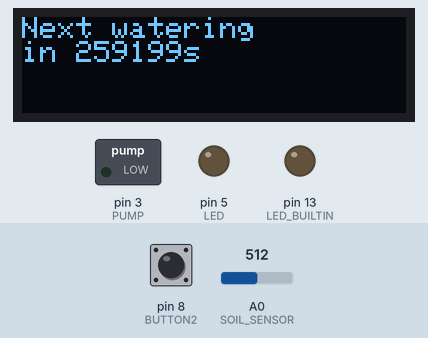
Bench run of a sketch on a simulated Arduino Uno, built with avr-gcc and run on an emulated ATmega328P. On the bench: 128×32 one-colour display, switched loads named in the sketch (green lamp = pin HIGH), output pins drawn as LEDs (lit = HIGH). The inputs (shaded band) are chosen by the test bench; at power-on: pin 8 (BUTTON2) LOW, A0 (SOIL_SENSOR) = 512. The local clock reads 2024-03-15 10:24:30 at power-on unless the sketch sets it; EEPROM starts erased.

Above: at 4.2 s.
4.3 s: pin 8 (BUTTON2) pulled HIGH for 0.15 s
At 4.9 s:
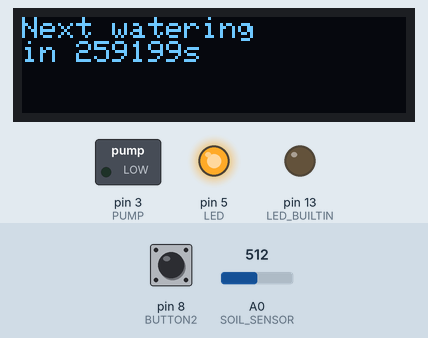
6.8 s: A0 (SOIL_SENSOR) set to 536
At 7.8 s:
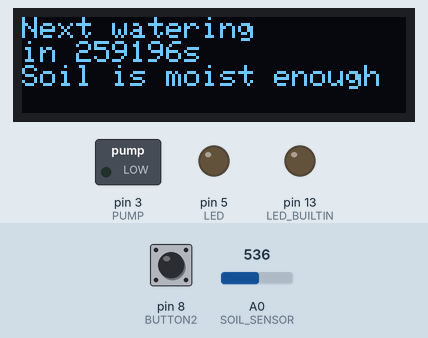
9.8 s: pin 8 (BUTTON2) pulled HIGH for 1 s
At 10.3 s:
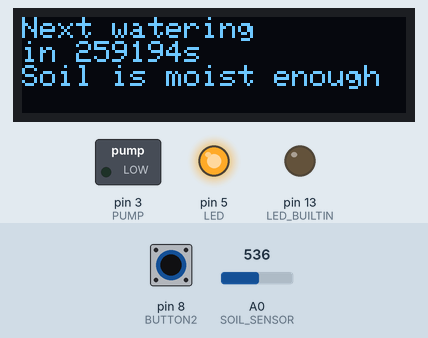
12.3 s: A0 (SOIL_SENSOR) set to 716
At 13.8 s:
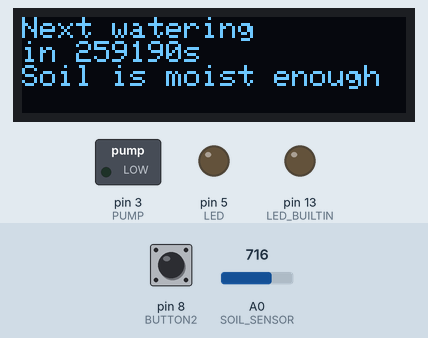
14.5 s: A0 (SOIL_SENSOR) set to 511
At 15.7 s:
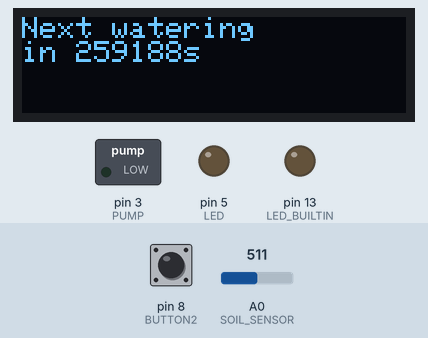
Timing chart, 0 to 17.5 s (numbered marks = the images above; inputs shaded):
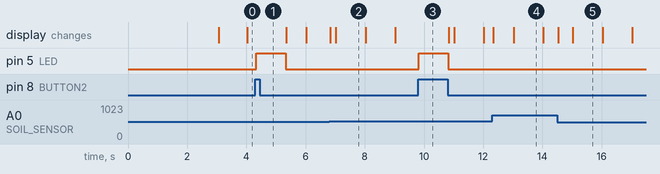

Measured:
- the behaviour switches between 521 and 522 on A0 (SOIL_SENSOR) (found by bisection; images 1 and 2)
- after the input at 4.3 s, pin 5 (LED): LOW → HIGH at once, → LOW 1.0 s later
- after the input at 6.8 s, the display: first changes at once (image 2 shows a later state)
- after the input at 9.8 s, pin 5 (LED): LOW → HIGH at once, → LOW 1.0 s later
- after the input at 12.3 s, the display: first changes at once (image 4 shows a later state)
- after the input at 14.5 s, the display: first changes at once (image 5 shows a later state)
- what the display in image 2 shows lasts 1.0 s, from 7.0 s to 8.0 s

The sketch:

software.ino
```cpp
#include <Wire.h>

#include <EEPROM.h>

#include "RTClib.h"
RTC_DS1307 RTC;

#include "Adafruit_GFX.h"
#include "Adafruit_SSD1306.h"

Adafruit_SSD1306 display(128, 32, &Wire, -1);

#define SOIL_SENSOR A0
#define THERMISTOR A2
#define BUTTON1 7
#define BUTTON2 8
#define LED 5
#define PUMP 3

#define PUMP_SEC 15

#define WATER_EVERY_N_SECONDS 259200L

uint16_t maximum_soil_moistry_level = 512;

DateTime future;

String message = "";

void setup()
{
  pinMode(SOIL_SENSOR, INPUT);
  pinMode(THERMISTOR, INPUT);
  pinMode(BUTTON1, INPUT);
  pinMode(BUTTON2, INPUT);
  pinMode(LED, OUTPUT);
  pinMode(PUMP, OUTPUT);
  pinMode(LED_BUILTIN, OUTPUT);

  Wire.begin();

  if (!display.begin(SSD1306_SWITCHCAPVCC, 0x3C)){
    digitalWrite(LED_BUILTIN, HIGH);
    abort();
  }

  display.clearDisplay();
  display.setTextColor(SSD1306_WHITE);
  display.setCursor(3, 11);
  display.setTextSize(2);
  display.println("SmartPlant");
  display.display();
  delay(3000);
  display.clearDisplay();

  if (!RTC.begin()) {
    digitalWrite(LED_BUILTIN, HIGH);
    abort();
  }

  if (! RTC.isrunning()) {
    RTC.adjust(DateTime(F(__DATE__), F(__TIME__)));
  }

  DateTime now = RTC.now();
  future = DateTime(now.unixtime() + WATER_EVERY_N_SECONDS);

  EEPROM.get(2, maximum_soil_moistry_level);


}

void loop()
{
  checkButtons();
  DateTime now = RTC.now();
  String old_message = message;
  updateMessage(now, analogRead(SOIL_SENSOR));
  if (old_message != message) {
    updateDisplay();
  }
  if (now.unixtime() >= future.unixtime() && analogRead(SOIL_SENSOR) < maximum_soil_moistry_level) {
    future = DateTime(now.unixtime() + WATER_EVERY_N_SECONDS);
    digitalWrite(PUMP, HIGH);
    delay(PUMP_SEC);
    digitalWrite(PUMP, LOW);
  }
  delay(10);
}

void updateMessage(DateTime now, uint16_t soil) {
  message = "Next watering\n";
  message += "in " + String(future.unixtime() - now.unixtime()) + "s\n";
  if (soil >= maximum_soil_moistry_level) {
    message += "Soil is moist enough";
  }
}

void updateDisplay() {
  display.clearDisplay();
  display.setTextSize(1);
  display.setCursor(0, 0);
  display.println(message);
  display.display();
}

void checkButtons() {
  if (digitalRead(BUTTON2) == HIGH) {
    delay(10);
    if (digitalRead(BUTTON2) == HIGH) {
      maximum_soil_moistry_level = analogRead(SOIL_SENSOR) + 10;
      EEPROM.put(2, maximum_soil_moistry_level);
      digitalWrite(LED, HIGH);
      delay(1000);
      digitalWrite(LED, LOW);
    }
  }
}
```
